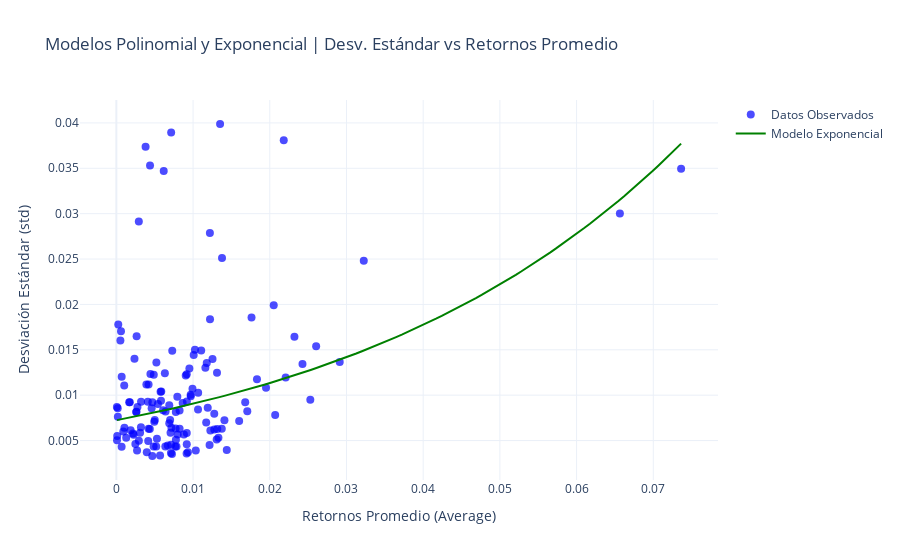

Notebook code cell kept with this figure:
### Code cell
#Modelo 3
import numpy as np
import pandas as pd
import yfinance as yf
import statsmodels.api as sm
from scipy.optimize import curve_fit
import plotly.graph_objects as go

# 1. Descargar datos históricos del activo
activo = "AAPL"  # Ticker del activo
periodo = "1y"
datos = yf.Ticker(activo).history(period=periodo)
Datos_Mercado = yf.Ticker("SPY").history(period=periodo)  

# 2. Calcular los retornos promedio (Average) y la desviación estándar (std)
datos['Average'] = datos[['High', 'Low']].mean(axis=1).pct_change()
datos['std'] = datos['Average'].rolling(window=5).std()
Datos_Mercado['RMercado'] = Datos_Mercado['Close'].pct_change()
datos['log_std'] = np.log(datos['std'])
datos['log_Average'] = np.log(datos['Average'].replace(0, np.nan).dropna())

# Eliminar valores NaN para los ajustes
datos.dropna(inplace=True)
Datos_Mercado.dropna(inplace=True)

# Asegurar que los datos tengan la misma longitud
min_length = min(len(datos['Average']), len(Datos_Mercado['RMercado']))
datos_trimmed = datos['Average'][:min_length]
mercado_trimmed = Datos_Mercado['RMercado'][:min_length]

# Coeficientes del modelos
alpha_poly_log = modelo_poly_log.params[0] # Intercepto
cov_matrix = np.cov(datos_trimmed, mercado_trimmed)
cov_am = cov_matrix[0, 1]
var_m = cov_matrix[1, 1]
beta_1_poly_log = cov_am / var_m * modelo_poly_log.params[1]
beta_2_poly_log = cov_am / var_m * modelo_poly_log.params[2]


# --- MODELO EXPONENCIAL CON LOGARITMOS ---
# Ajustar el modelo exponencial transformado con logaritmos
X_exp_log = sm.add_constant(datos['Average'])  # Log(σ) = Log(α) + β * Average
modelo_exp_log = sm.OLS(datos['log_std'], X_exp_log).fit()

# Coeficientes del modelo exponencial con logaritmos
alpha_exp_log = np.exp(modelo_exp_log.params[0])  # e^(Intercepto)
beta_exp_log = modelo_exp_log.params[1]

# Predicciones del modelo exponencial con logaritmos
datos['log_std_pred_exp'] = modelo_exp_log.params[0] + beta_exp_log * datos['Average']

# --- GRAFICAR LOS RESULTADOS ---
fig = go.Figure()

# Datos observados
fig.add_trace(go.Scatter(x=datos['Average'], y=datos['std'],
                         mode='markers', name='Datos Observados',
                         marker=dict(size=8, color='blue', opacity=0.7)))


# Línea del modelo exponencial
y_vals_exp = np.exp(modelo_exp_log.params[0] + beta_exp_log * x_vals)
fig.add_trace(go.Scatter(x=x_vals, y=y_vals_exp, mode='lines', name='Modelo Exponencial',
                         line=dict(color='green')))

# Configuración del gráfico
fig.update_layout(title="Modelos Polinomial y Exponencial | Desv. Estándar vs Retornos Promedio",
                  xaxis_title="Retornos Promedio (Average)",
                  yaxis_title="Desviación Estándar (std)",
                  template="plotly_white")

fig.show()

# --- RESULTADOS ---
print("Resultados del Modelo Polinomial:")
print(f"Intercepto (α): {y_vals_poly[0]:.4f}")
print(f"Intercepto (α): {alpha_poly_log:.4f}")
print(f"Coeficiente Lineal (β1): {beta_1_poly_log:.4f}")
print(f"Coeficiente Cuadrático (β2): {beta_2_poly_log:.4f}")
print(f"Resumen del Modelo Polinomial:\n{modelo_poly_log.summary()}")

print("\nResultados del Modelo Exponencial:")
print(f"Intercepto (α): {alpha_exp_log:.4f}")
print(f"Coeficiente Exponencial (β): {beta_exp_log:.4f}")

### Figure 1 — Plotly figure (JSON) as saved in the notebook; plotly's stock layout.template omitted (floating-point values rounded to 4 significant figures; data arrays with more than 128 entries replaced by an {"elided": "..."} marker saying what was removed)
{"data": [{"marker": {"color": "blue", "opacity": 0.7, "size": 8}, "mode": "markers", "name": "Datos Observados", "type": "scatter", "x": {"elided": "138 float values"}, "y": {"elided": "138 float values"}}, {"line": {"color": "green"}, "mode": "lines", "name": "Modelo Exponencial", "type": "scatter", "x": [6.885e-05, 0.0008118, 0.001555, 0.002298, 0.003041, 0.003784, 0.004527, 0.00527, 0.006013, 0.006756, 0.007499, 0.008242, 0.008985, 0.009728, 0.01047, 0.01121, 0.01196, 0.0127, 0.01344, 0.01419, 0.01493, 0.01567, 0.01641, 0.01716, 0.0179, 0.01864, 0.01939, 0.02013, 0.02087, 0.02162, 0.02236, 0.0231, 0.02384, 0.02459, 0.02533, 0.02607, 0.02682, 0.02756, 0.0283, 0.02905, 0.02979, 0.03053, 0.03127, 0.03202, 0.03276, 0.0335, 0.03425, 0.03499, 0.03573, 0.03648, 0.03722, 0.03796, 0.0387, 0.03945, 0.04019, 0.04093, 0.04168, 0.04242, 0.04316, 0.04391, 0.04465, 0.04539, 0.04613, 0.04688, 0.04762, 0.04836, 0.04911, 0.04985, 0.05059, 0.05134, 0.05208, 0.05282, 0.05356, 0.05431, 0.05505, 0.05579, 0.05654, 0.05728, 0.05802, 0.05877, 0.05951, 0.06025, 0.06099, 0.06174, 0.06248, 0.06322, 0.06397, 0.06471, 0.06545, 0.0662, 0.06694, 0.06768, 0.06842, 0.06917, 0.06991, 0.07065, 0.0714, 0.07214, 0.07288, 0.07363], "y": [0.00725, 0.007372, 0.007496, 0.007622, 0.00775, 0.00788, 0.008012, 0.008147, 0.008283, 0.008423, 0.008564, 0.008708, 0.008854, 0.009003, 0.009154, 0.009308, 0.009464, 0.009623, 0.009785, 0.009949, 0.01012, 0.01029, 0.01046, 0.01063, 0.01081, 0.01099, 0.01118, 0.01137, 0.01156, 0.01175, 0.01195, 0.01215, 0.01235, 0.01256, 0.01277, 0.01299, 0.01321, 0.01343, 0.01365, 0.01388, 0.01412, 0.01435, 0.01459, 0.01484, 0.01509, 0.01534, 0.0156, 0.01586, 0.01613, 0.0164, 0.01667, 0.01695, 0.01724, 0.01753, 0.01782, 0.01812, 0.01843, 0.01874, 0.01905, 0.01937, 0.0197, 0.02003, 0.02036, 0.02071, 0.02105, 0.02141, 0.02177, 0.02213, 0.0225, 0.02288, 0.02327, 0.02366, 0.02405, 0.02446, 0.02487, 0.02529, 0.02571, 0.02614, 0.02658, 0.02703, 0.02748, 0.02795, 0.02841, 0.02889, 0.02938, 0.02987, 0.03037, 0.03088, 0.0314, 0.03193, 0.03246, 0.03301, 0.03356, 0.03413, 0.0347, 0.03528, 0.03588, 0.03648, 0.03709, 0.03772]}], "layout": {"title": {"text": "Modelos Polinomial y Exponencial | Desv. Estándar vs Retornos Promedio"}, "xaxis": {"title": {"text": "Retornos Promedio (Average)"}}, "yaxis": {"title": {"text": "Desviación Estándar (std)"}}}}
